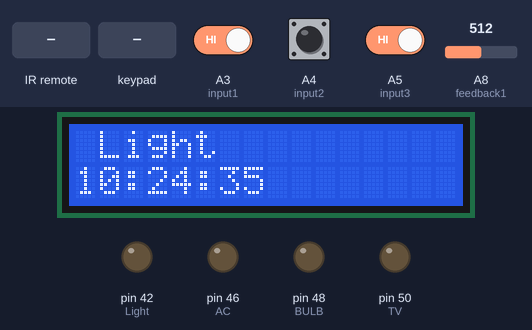
The sketch below on a simulated Arduino Mega 2560, built with avr-gcc and run on an emulated ATmega2560. Parts: 16×2 character LCD, output pins drawn as LEDs (lit = HIGH). Inputs (shaded band) come from the test bench; at power-on: A5 (input3) HIGH, A3 (input1) HIGH, A4 (input2) HIGH, A8 (feedback1) = 512. The local clock reads 2024-03-15 10:24:30 at power-on unless the sketch sets it; the modem accepts every AT command (registered, SIM ready, sends succeed) and sends nothing else; what the sketch prints to the serial monitor is not drawn.

Above: at 7.1 s.
7.2 s: infrared code 0x38863BE0 received
At 9.2 s:
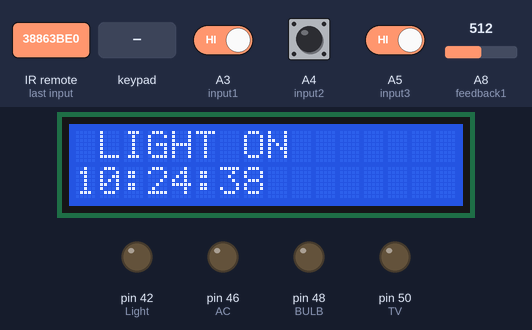
10.9 s: key 'B' pressed
At 12.1 s:
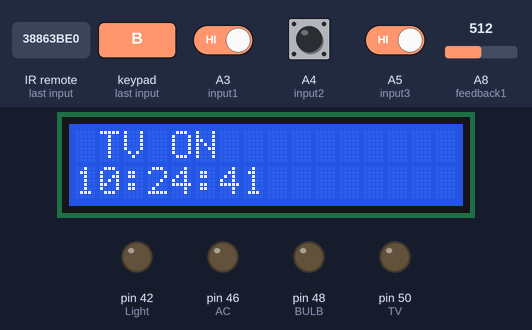
15.0 s: keypad keys 2 2 2 4 2 6 2 8 D pressed 0.4 s apart
At 19.0 s:
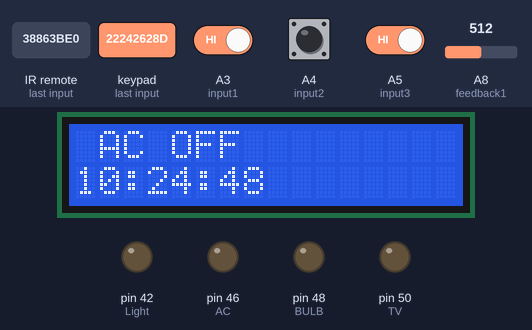
22.0 s: A5 (input3) driven LOW
At 22.8 s:
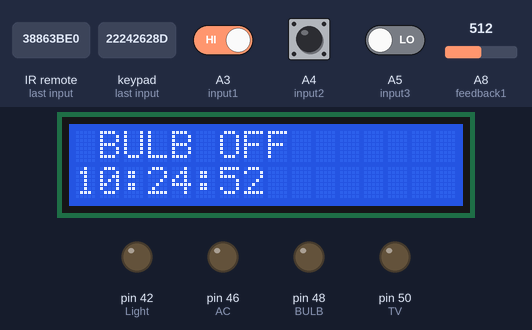
Timing chart, 0 to 24.7 s (numbered marks = the images above; inputs shaded):
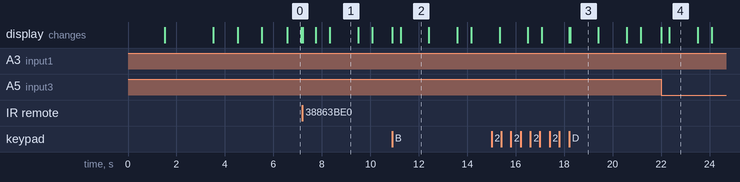

The sketch:

Home_Automation.ino
```cpp
#include <IRremote.h>
#include <LiquidCrystal.h>
#include <DS3231.h>
#include <Keypad.h>
#include <SoftwareSerial.h>

SoftwareSerial mySerial(10,9);

const int rs = 43, en = 45, d4 = 47, d5 = 49, d6 = 51, d7 = 53;
LiquidCrystal lcd(rs, en, d4, d5, d6, d7);

DS3231  rtc(SDA, SCL);
Time  t;

const int RECV_PIN=2;
IRrecv irrecv(RECV_PIN);
decode_results results;

const byte ROWS = 4; //four rows
const byte COLS = 4; //three columns
char keys[ROWS][COLS] = {
  {'1','2','3','A'},
  {'4','5','6','B'},
  {'7','8','9','C'},
  {'*','0','#','D'}
};
byte rowPins[ROWS] = {22,24,26,28}; //connect to the row pinouts of the keypad
byte colPins[COLS] = {30,32,34,36}; //connect to the column pinouts of the keypad

Keypad keypad = Keypad( makeKeymap(keys), rowPins, colPins, ROWS, COLS );
#define Light 42
#define TV 50
#define BULB 48
#define AC  46
#define input1  A3
#define input2  A4
#define input3  A5
#define feedback1 A8
#define feedback2 A9


int i=0,j=0,k=0,n=0,state1=0,state2=0,state3=0,state4=0,count=0,count1=0 ;
int previous1,previous2,previous3,previous4;

String output;
String myno_call;
String myno_sms;
String ss;
String on_text="on";
String off_text="off";
String reset_text="reset";
String on_var;
String off_var;
String reset_var;
String det_sms;
String det_call;
bool motor_status=true;

char input;
String your="8329354665";
bool call_avlbl;
bool sms_avlbl;
String p;


void setup() {

      pinMode(AC, OUTPUT);
      pinMode(BULB, OUTPUT);
      pinMode(Light, OUTPUT);
      pinMode(TV, OUTPUT);
      pinMode(input1,INPUT);
      pinMode(input2,INPUT);
      pinMode(input3,INPUT);

      irrecv.enableIRIn(); // Start the receiver
      irrecv.blink13(true);

      Serial.begin(9600);
      mySerial.begin(9600);
      delay(100);
      mySerial.println("AT+CNMI=2,2,0,0,0\r" );
      delay(100);
      mySerial.println("AT+CMGF=1");
      delay(100);
      mySerial.println("AT+CMGF=2");
      delay(100);
      mySerial.println("AT+CMGF=3");
      delay(100);
      mySerial.println("AT+CMGR=1");
      delay(100);
      mySerial.println("AT+CMGR=2");
      delay(100);
      mySerial.println("AT+CMGR=3");
      delay(100);
      mySerial.println("AT+CMGD=1");
      delay(100);
      mySerial.println("AT+CMGD=2");
      delay(100);
      mySerial.println("AT+CMGD=3");
      delay(100);
      mySerial.write("AT+CMGF=1\r\n");
      delay(100);
      mySerial.println("AT+CLIP=1");
      delay(100);

      lcd.begin(16, 2);
      lcd.print("Remote Controlled");
      lcd.setCursor(0,1);
      lcd.print("Home Automation");
      delay(2000);
      lcd.clear();
      lcd.print("Circuit Ready");
      lcd.setCursor(0,1);
      delay(1000);
      lcd.print("System Ready...");
      delay(1000);
      lcd.clear();
      lcd.setCursor(0,0);
      lcd.print(" Light ");
      lcd.setCursor(0,1);
      lcd.print("   OFF  ");

      rtc.begin();

      Serial.println(analogRead(A2));


}

void loop() {
  Serial.println("Ready");
  if(count1%600==0){
      Serial.println (analogRead(feedback1));
  }
      count1++;
      previous1 = digitalRead(input1);
      previous2 = digitalRead(input2);
      previous3 = digitalRead(input3);

      t = rtc.getTime();
      char key = keypad.getKey();
  if(digitalRead(input1)!=previous1){
      tp1();
    }
  if(digitalRead(input2)!=previous2){
      tp2();
    }
  if(digitalRead(input3)!=previous3){
      tp3();
    }

  if (irrecv.decode(&results))
   {
  if(results.value==0x38863BE0) //Key 1
    {
      tp1();
    }
  if(results.value==0x38863BD0) //Key 2
    {
      tp2();
    }
  if(results.value==0x38863BF0) //Key 3
    {
      tp3();
    }

  if(results.value==0x38863BC8) //Key 4
    {
      tp4();
    }
    irrecv.resume();
   }
 if (key!=NO_KEY)
   {
   if(key=='A'){
    tp1();
    }
    if(key=='B'){
    tp2();
    }
    if(key=='C'){
    tp3();
    }
    if(key=='D'){
    tp4();
    }
  }
 if(mySerial.available())                  // If data available on soft Serial,print it on hard Serial
 {
    output=mySerial.readString();
    Serial.println(output);

    det_sms=output.substring(3,6);
    det_call=output.substring(3,5);

    if(det_sms=="CMT")
          {
            sms_avlbl=true;
            Serial.println("sms recived");
            myno_sms=output.substring(12,22);
            on_var= output.substring(51,53);
            off_var= output.substring(51,54);
            reset_var= output.substring(51,56);

            if(myno_sms==your)
            {
              Serial.println(myno_sms);
              if(on_var==on_text )
              {
                Serial.println("in a on condition");
                Serial.println(analogRead(feedback1));
                tp1();
              }
               if(off_var==off_text )
              {
            tp1();
              }
            }
        }

       if(det_call=="IN")
       {
        call_avlbl=true;
        Serial.println("call recevied");
        String strk = output;
        strk.remove(1, 17);
        strk.remove(14);
        strk.remove(0,4);
        if (strk =="8329354665")
        {
          tp1();
        }
      }
    p=output;
    Serial.println(output);
    }

if(count%80==0)
 {
    lcd.setCursor(0,1);
    lcd.print(t.hour, DEC);
    lcd.print(":");
    lcd.print(t.min, DEC);
    lcd.print(":");
    lcd.print(t.sec, DEC);

 }
 count++;
if(count1%600==0)
{
 Serial.println (analogRead(feedback1));
  }
  count1++;
}


void tp1()
{
  if(analogRead(feedback1)>400)
   {
    state1=1;
    operate1();
    }
  else
   {
    state1=0;
    operate1();
    }

  }

void tp2()
{
  if(analogRead(feedback1)>400)
   {
    state2=1;
    operate2();
    }
  else
   {
    state2=0;
    operate2();
    }

  }
void tp3()
{
  if(analogRead(feedback1)>400)
    {
    state3=1;
    operate3();
    }
  else{
      state3=0;
      operate3();
      }

  }
void tp4()
{
  if(analogRead(feedback1)>400)
    {
    state4=1;
    operate4();
    }
  else
   {
    state4=0;
    operate4();
    }

  }


void operate1()
{

  if(state1==1)
   {
    digitalWrite(Light,0);
    lcd.clear();
    lcd.setCursor(0,0);
    lcd.print(" LIGHT ON  ");
    state1=0;
    }
  else if(state1==0)
   {
   digitalWrite(Light,1);
   state1=1;
   lcd.clear();
   lcd.setCursor(0,0);
   lcd.print("LIGHT OFF ");
    }
  }

void operate2()
{

  if(state2==1)
    {
    digitalWrite(TV,0);
    lcd.clear();
    lcd.setCursor(0,0);
    lcd.print(" TV ON  ");
    }
  else if(state2==0)
    {
    digitalWrite(TV,1);
    lcd.clear();
    lcd.setCursor(0,0);
    lcd.print("TV OFF ");
    }
  }

void operate3(){

  if(state3==1)
   {
    digitalWrite(BULB,0);
    lcd.clear();
    lcd.setCursor(0,0);
    lcd.print(" BULB OFF  ");
    }
  else if(state3==0)
   {
    digitalWrite(BULB,1);
    lcd.clear();
    lcd.setCursor(0,0);
    lcd.print("BULB ON ");
    }
  }

void operate4()
{

  if(state4==1)
   {
    digitalWrite(AC,0);
    lcd.clear();
    lcd.setCursor(0,0);
    lcd.print(" AC OFF  ");
    }
  else if(state4==0)
   {
    digitalWrite(AC,1);
    lcd.clear();
    lcd.setCursor(0,0);
    lcd.print("LIGHT ON ");
    }
  }
```

Measured:
- after the input at 7.2 s, the display: first changes at once (image 1 shows a later state)
- after the input at 10.9 s, the display: first changes at once (image 2 shows a later state)
- after the input at 15.0 s, the display: first differs from a run without the input after 3.2 s (image 3 shows a later state)
- after the input at 22.0 s, the display: first changes at once (image 4 shows a later state)
- what the display in image 0 shows lasts 0.6 s, from 6.6 s to 7.2 s
- what the display in image 2 shows lasts 1.2 s, from 11.2 s to 12.4 s
